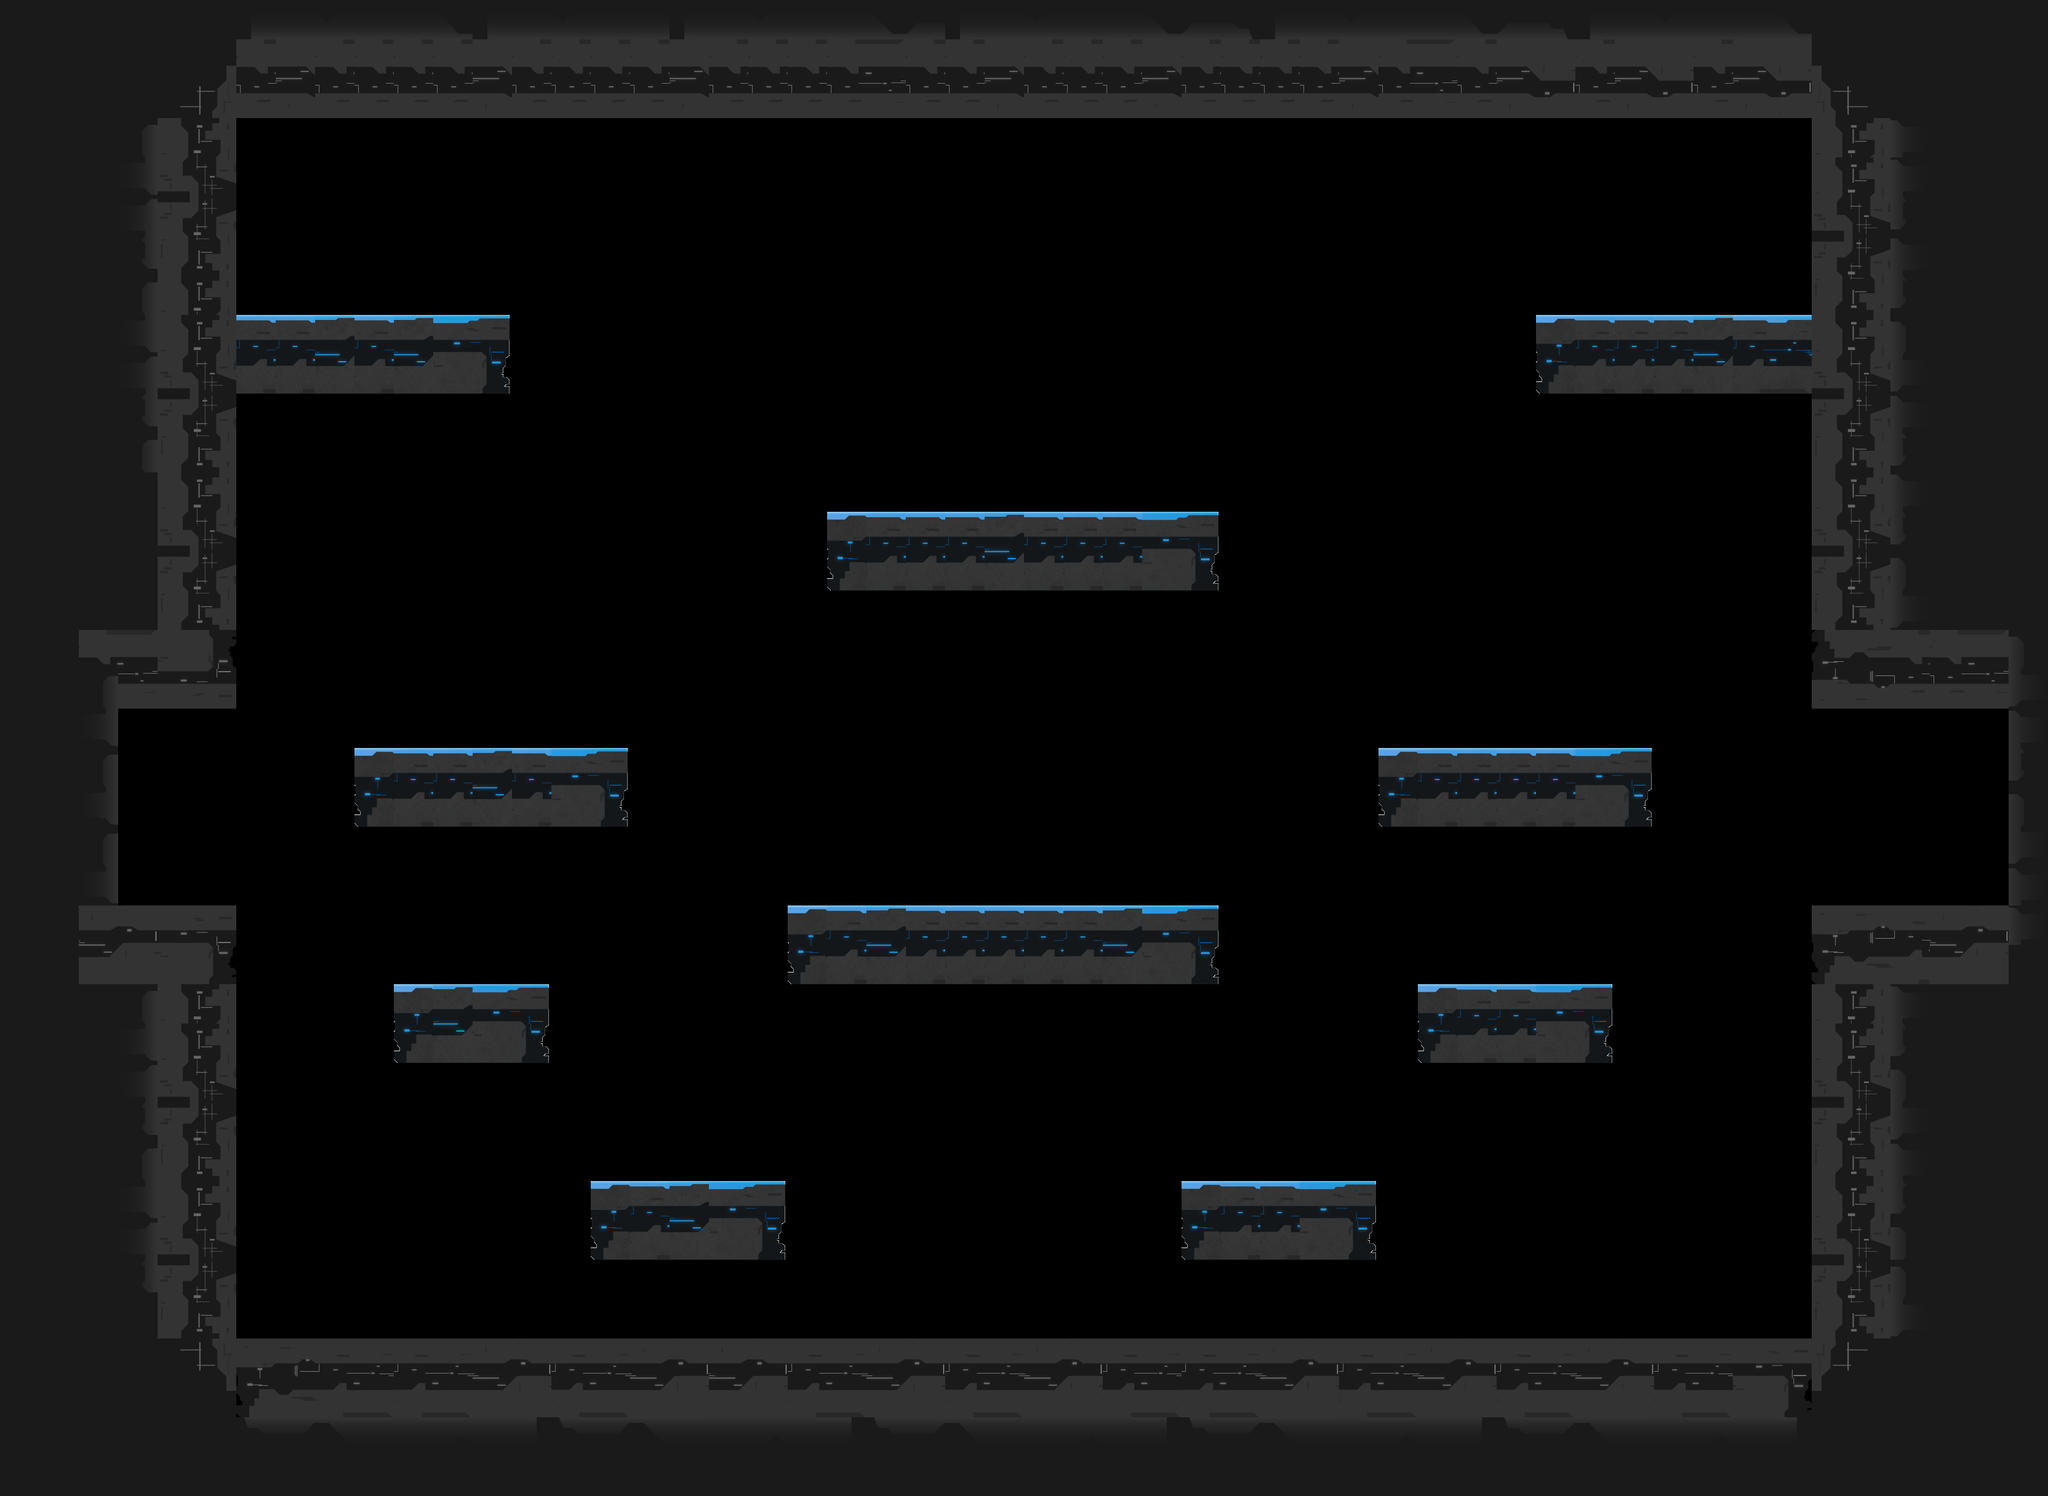

A 2D game scene composited from a Tiled map and its tileset images. What follows is a short description and the map's XML, with each tile layer's data collapsed to a summary:
An orthogonal 52x38 tile map with 64x64 px tiles, 1 tile layer (images_layer), 1 hidden layer not drawn and 29 objects (22x ENTITY, 4x BONUS_SPAWN, 2x PLAYER_SPAWN, CAMERA).

<map version="1.0" orientation="orthogonal" renderorder="left-down" width="52" height="38" tilewidth="64" tileheight="64" nextobjectid="135">
 <tileset firstgid="1" name="Ground" tilewidth="512" tileheight="128">
  <tile id="0">
   <image width="512" height="128" source="bottom_fade.png" />
  </tile>
  <tile id="1">
   <image width="128" height="128" source="corner_bottom_left.png" />
  </tile>
  <tile id="2">
   <image width="128" height="128" source="corner_bottom_right.png" />
  </tile>
  <tile id="3">
   <image width="128" height="128" source="corner_top_left.png" />
  </tile>
  <tile id="4">
   <image width="128" height="128" source="corner_top_right.png" />
  </tile>
  <tile id="5">
   <image width="128" height="128" source="ground_01.png" />
  </tile>
  <tile id="6">
   <image width="128" height="128" source="ground_02.png" />
  </tile>
  <tile id="7">
   <image width="128" height="128" source="ground_03.png" />
  </tile>
  <tile id="8">
   <image width="128" height="128" source="ground_04.png" />
  </tile>
  <tile id="9">
   <image width="512" height="128" source="groundComplete.png" />
  </tile>
  <tile id="10">
   <image width="128" height="128" source="left_fade_01.png" />
  </tile>
  <tile id="11">
   <image width="128" height="128" source="left_fade_02.png" />
  </tile>
  <tile id="12">
   <image width="128" height="128" source="platform_01.png" />
  </tile>
  <tile id="13">
   <image width="128" height="128" source="platform_02.png" />
  </tile>
  <tile id="14">
   <image width="128" height="128" source="platform_03.png" />
  </tile>
  <tile id="15">
   <image width="124" height="128" source="platform_04.png" />
  </tile>
  <tile id="16">
   <image width="128" height="128" source="right_fade_01.png" />
  </tile>
  <tile id="17">
   <image width="128" height="128" source="right_fade_02.png" />
  </tile>
  <tile id="18">
   <image width="128" height="128" source="side01.png" />
  </tile>
  <tile id="19">
   <image width="128" height="128" source="side02.png" />
  </tile>
  <tile id="20">
   <image width="128" height="128" source="side03.png" />
  </tile>
  <tile id="21">
   <image width="128" height="128" source="side4.png" />
  </tile>
  <tile id="22">
   <image width="128" height="128" source="top_01.png" />
  </tile>
  <tile id="23">
   <image width="128" height="128" source="top_02.png" />
  </tile>
  <tile id="24">
   <image width="128" height="128" source="top_03.png" />
  </tile>
  <tile id="25">
   <image width="128" height="128" source="top_04.png" />
  </tile>
  <tile id="26">
   <image width="512" height="128" source="top_fade.png" />
  </tile>
  <tile id="27">
   <image width="128" height="128" source="blank.png" />
  </tile>
 </tileset>
 <layer name="background" width="52" height="38" visible="0">
  <data>[1976 cells, 0 non-empty, 0 distinct tile ids]</data>
 </layer>
 <layer name="images_layer" width="52" height="38">
  <data>[1976 cells, 339 non-empty, 25 distinct tile ids]</data>
 </layer>
 <objectgroup name="objects">
  <object id="49" type="ENTITY" x="384" y="64" width="2560" height="128">
   <properties>
    <property name="blueprint" value="blueprint/StaticPlatform.xml" />
   </properties>
  </object>
  <object id="50" type="ENTITY" x="2944" y="192" width="128" height="832">
   <properties>
    <property name="blueprint" value="blueprint/StaticPlatform.xml" />
   </properties>
  </object>
  <object id="51" type="ENTITY" x="256" y="192" width="128" height="832">
   <properties>
    <property name="blueprint" value="blueprint/StaticPlatform.xml" />
   </properties>
  </object>
  <object id="53" type="ENTITY" x="256" y="1600" width="128" height="704">
   <properties>
    <property name="blueprint" value="blueprint/StaticPlatform.xml" />
   </properties>
  </object>
  <object id="55" type="ENTITY" x="2944" y="1600" width="128" height="704">
   <properties>
    <property name="blueprint" value="blueprint/StaticPlatform.xml" />
   </properties>
  </object>
  <object id="59" type="ENTITY" x="640" y="1600" width="256" height="64">
   <properties>
    <property name="blueprint" value="blueprint/StaticPlatform.xml" />
   </properties>
  </object>
  <object id="60" type="ENTITY" x="2304" y="1600" width="320" height="64">
   <properties>
    <property name="blueprint" value="blueprint/StaticPlatform.xml" />
   </properties>
  </object>
  <object id="61" type="ENTITY" x="1280" y="1472" width="704" height="64">
   <properties>
    <property name="blueprint" value="blueprint/StaticPlatform.xml" />
   </properties>
  </object>
  <object id="62" type="ENTITY" x="576" y="1216" width="448" height="64">
   <properties>
    <property name="blueprint" value="blueprint/StaticPlatform.xml" />
   </properties>
  </object>
  <object id="63" type="ENTITY" x="2240" y="1216" width="448" height="64">
   <properties>
    <property name="blueprint" value="blueprint/StaticPlatform.xml" />
   </properties>
  </object>
  <object id="64" type="ENTITY" x="1344" y="832" width="640" height="64">
   <properties>
    <property name="blueprint" value="blueprint/MovingPlatform.xml" />
   </properties>
  </object>
  <object id="76" type="BONUS_SPAWN" x="768" y="1024" width="64" height="64" />
  <object id="77" type="BONUS_SPAWN" x="2432" y="1024" width="64" height="64" />
  <object id="78" type="BONUS_SPAWN" x="768" y="1408" width="64" height="64" />
  <object id="79" type="BONUS_SPAWN" x="2432" y="1408" width="64" height="64" />
  <object id="82" type="ENTITY" x="64" y="1024" width="320" height="128">
   <properties>
    <property name="blueprint" value="blueprint/StaticPlatform.xml" />
   </properties>
  </object>
  <object id="86" type="ENTITY" x="2944" y="1024" width="320" height="128">
   <properties>
    <property name="blueprint" value="blueprint/StaticPlatform.xml" />
   </properties>
  </object>
  <object id="87" type="ENTITY" x="2944" y="1472" width="320" height="128">
   <properties>
    <property name="blueprint" value="blueprint/StaticPlatform.xml" />
   </properties>
  </object>
  <object id="88" type="ENTITY" x="64" y="1472" width="320" height="128">
   <properties>
    <property name="blueprint" value="blueprint/StaticPlatform.xml" />
   </properties>
  </object>
  <object id="91" type="ENTITY" x="64" y="1152" width="64" height="320">
   <properties>
    <property name="blueprint" value="blueprint/StaticPlatform.xml" />
   </properties>
  </object>
  <object id="92" type="ENTITY" x="3200" y="1152" width="64" height="320">
   <properties>
    <property name="blueprint" value="blueprint/StaticPlatform.xml" />
   </properties>
  </object>
  <object id="117" type="ENTITY" x="384" y="2176" width="2560" height="192">
   <properties>
    <property name="blueprint" value="blueprint/StaticPlatform.xml" />
   </properties>
  </object>
  <object id="118" type="ENTITY" x="960" y="1920" width="320" height="64">
   <properties>
    <property name="blueprint" value="blueprint/StaticPlatform.xml" />
   </properties>
  </object>
  <object id="119" type="ENTITY" x="1920" y="1920" width="320" height="64">
   <properties>
    <property name="blueprint" value="blueprint/StaticPlatform.xml" />
   </properties>
  </object>
  <object id="120" type="ENTITY" x="384" y="512" width="448" height="64">
   <properties>
    <property name="blueprint" value="blueprint/StaticPlatform.xml" />
   </properties>
  </object>
  <object id="121" type="ENTITY" x="2496" y="512" width="448" height="64">
   <properties>
    <property name="blueprint" value="blueprint/StaticPlatform.xml" />
   </properties>
  </object>
  <object id="125" type="PLAYER_SPAWN" x="1088" y="1792" width="64" height="64" />
  <object id="126" type="PLAYER_SPAWN" x="2048" y="1792" width="64" height="64" />
  <object id="127" name="camera" type="CAMERA" x="1600" y="1344" width="64" height="64">
   <properties>
    <property name="blueprint" value="DynamicCamera.xml" />
   </properties>
  </object>
 </objectgroup>
</map>